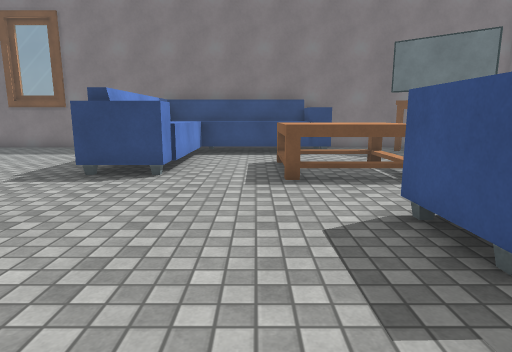
[1] (above)

21 first-person views from a walk through a Unity game level. The camera is 1.3 m above the floor, tilts 10° down and sees 75° across. Doors are open. The floor is counted in squares, 1 m on a side. Each view is taken from the middle of a square. On the plan, view 1 faces up. The plan holds only what a view shows up to about 14 squares ahead; the rest is blank. The place goes on beyond the plan. The player character is not drawn. Surface patterns are stand-ins for the level's own textures.

[2]
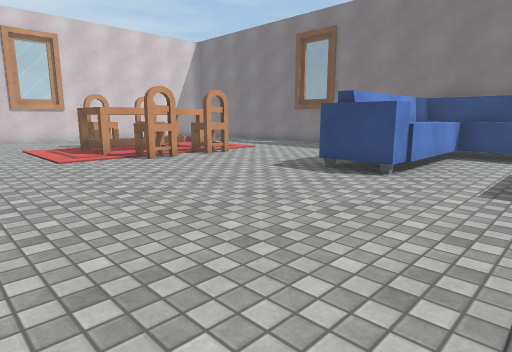

[3]
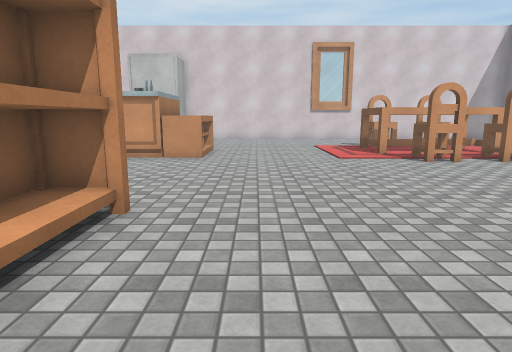

[4]
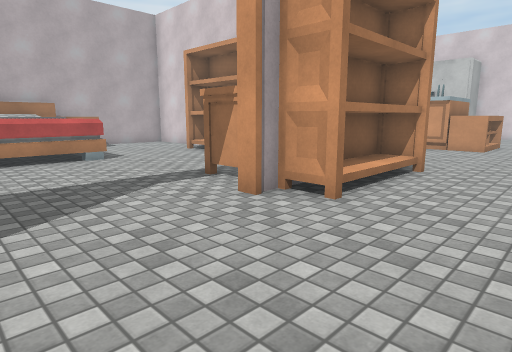

[5]
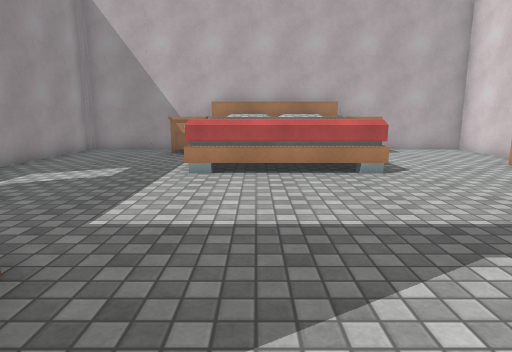

[6]
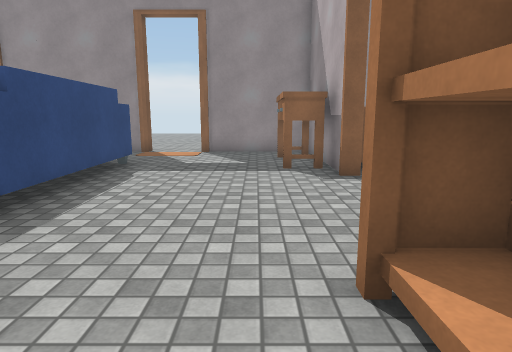

[7]
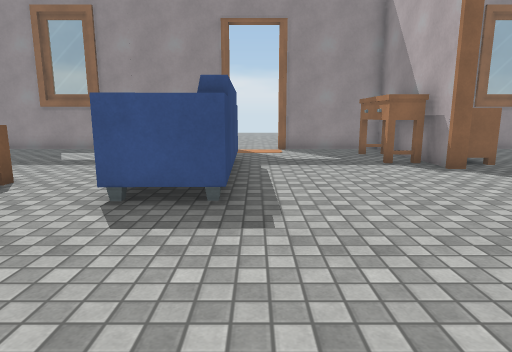

[8]
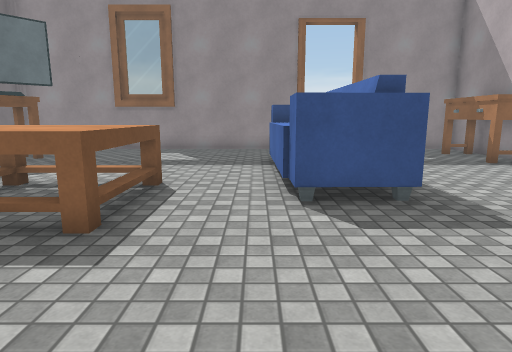

[9]
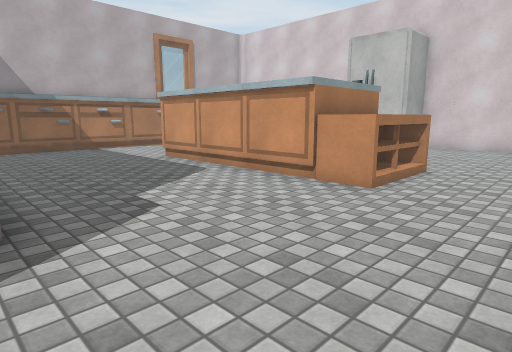

[10]
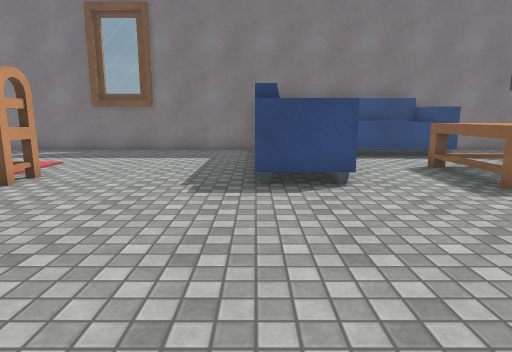

[11]
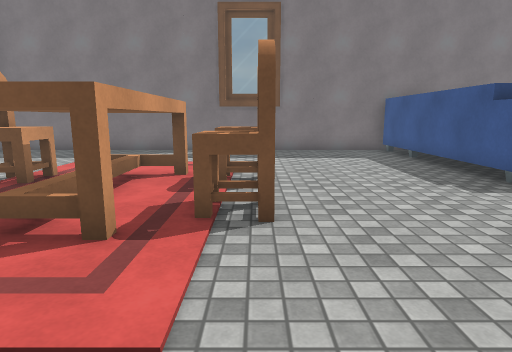

[12]
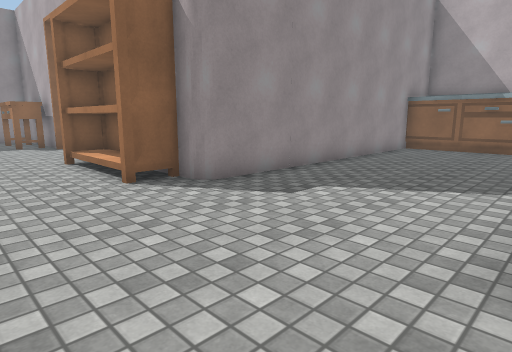

[13]
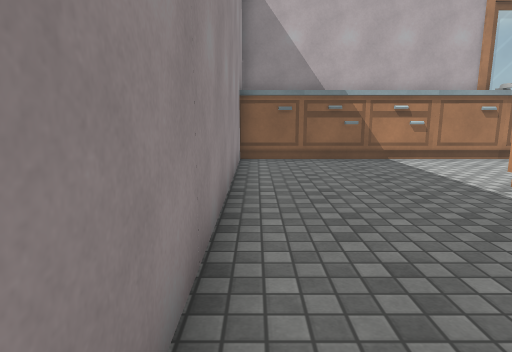

[14]
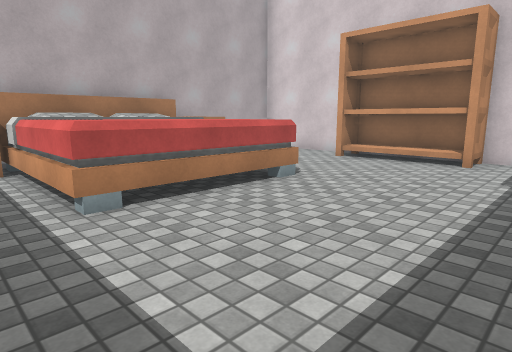

[15]
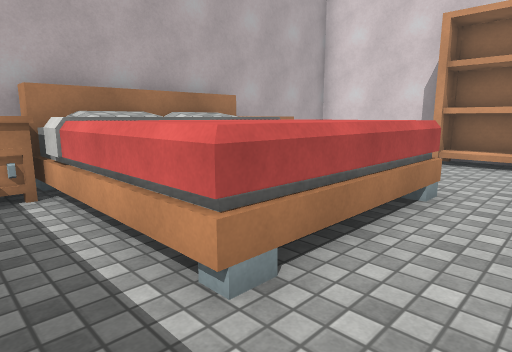

[16]
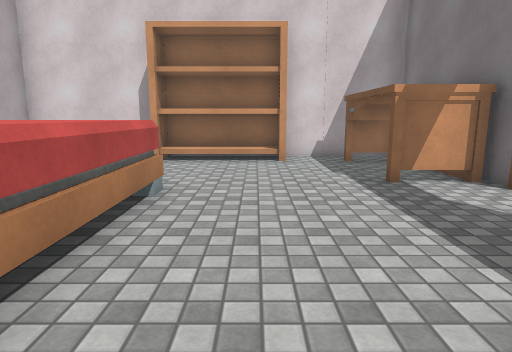

[17]
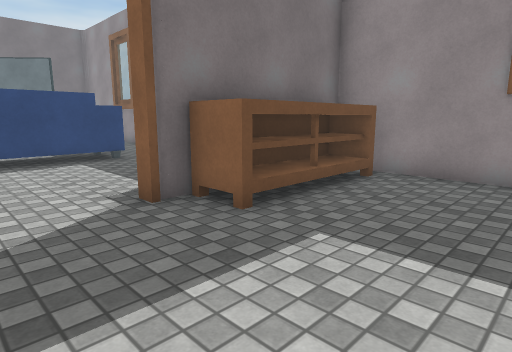

[18]
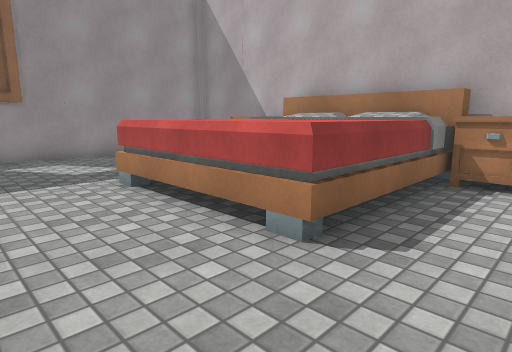

[19]
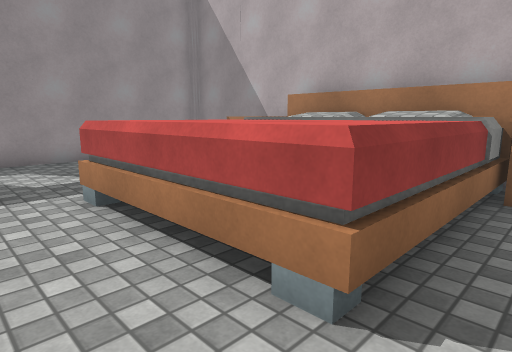

[20]
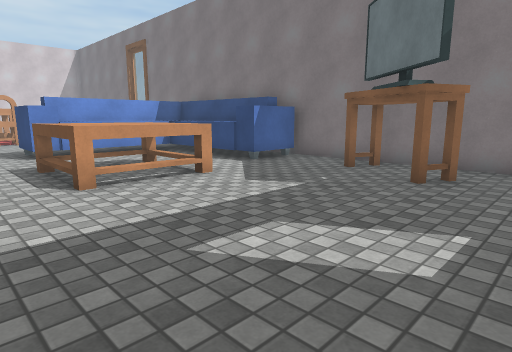

[21]
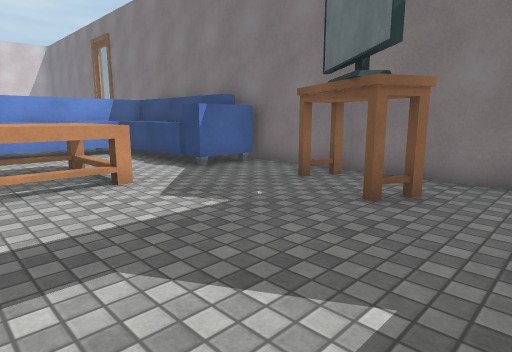

### Floor plan
Key: @ floor where view 1 was taken; # wall or solid block; . floor; D open door; ^ raised ledge; O other object.
Columns run from 13 left of view 1 to 12 right of it. Each row starts with its distance up from view 1.
 15 ##########     #########
 14 .........########..O... #
 13 .........#^^^^^##..OOO. #
 12  ........#^^^^^^....OO. #
 11   .......#^^............#
 10     .....#^^..OOO.......#
  9     .....#^^..OOO.......#
  8 OOOOO....##^..OOO.......#
  7 OOOOO.........OOO.......#
  6 OOOOO...................#
  5 OOOOO...................#
  4  OO............OOOOOO.  #
  3 ...............OOOOOO...D.
  2 ........................D.
  1 ........................D
  0 .............@..........#
 -1 ........................#
 -2 .OOO......OOOO......OOO.#
 -3  OOO.....#O#O##....######
 -4  O  .....#O OO.....OOOOO#
 -5  O  .....#OOOO..........#
 -6     .....#..............#
 -7     .....OO.............#
 -8   OO.....OO.............#
 -9   OO.....OO.............#
-10   .......OO...OOOOOO....#
-11   .......OO...OOOOOO....#
-12  ........#....OOOOOO....#
-13 OOOOOOOOO#....OOOOOO....#
-14 O        O...OOOOOOOO...#
-15 O    OOO O...OOOOOOOO...#
-16          ######    ######

Where each view was taken, in squares from view 1:
view 1: 0 up, 0 right, facing up
view 2: 0 up, 1 right, facing up-left
view 3: 0 up, 1 right, facing left
view 4: 1 up, 5 right, facing down-left
view 5: 2 down, 4 right, facing down
view 6: 1 down, 2 left, facing right
view 7: 2 up, 3 left, facing right
view 8: 5 up, 3 left, facing right
view 9: 1 up, 4 left, facing down-left
view 10: 1 up, 4 left, facing up
view 11: 1 up, 9 left, facing up
view 12: 1 up, 10 left, facing down-right
view 13: 3 down, 5 left, facing down
view 14: 5 down, 7 right, facing down-left
view 15: 8 down, 7 right, facing down-left
view 16: 8 down, 7 right, facing left
view 17: 8 down, 3 right, facing up-right
view 18: 7 down, 1 left, facing down-right
view 19: 8 down, 0 right, facing down-right
view 20: 5 up, 10 right, facing up-left
view 21: 7 up, 10 right, facing up-left
